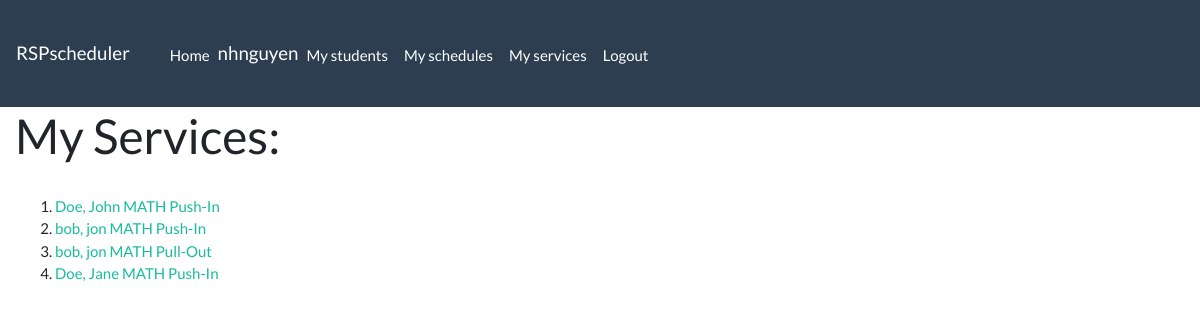
Before: /app/servicelist/ (signed in) with the older database file.
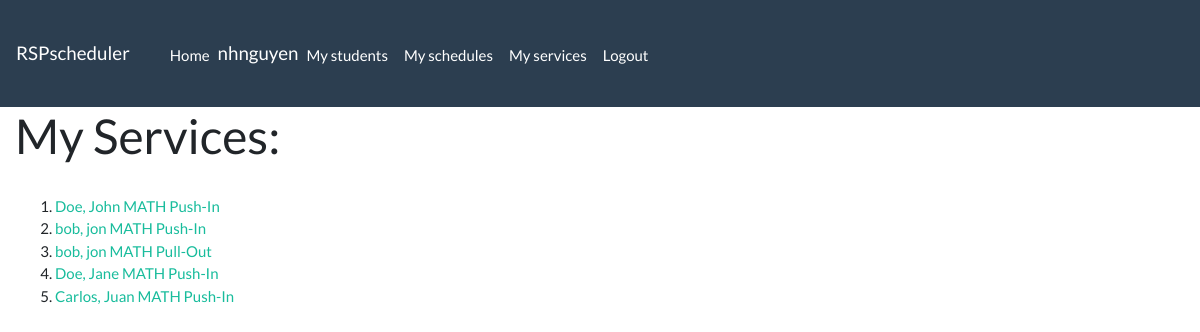
After: the same page with the newer database file.
### app/models.py (models this page shows, shortened)
class Service(models.Model):
    student = models.ForeignKey('Student', related_name='services', on_delete=models.SET_NULL, null=True)
    SUBJECTS = (
        ('MATH', 'Math'),
        ('ELA', 'ELA')
        )
    subject = models.CharField(
        max_length=4,
        choices=SUBJECTS,
        default=None,
        help_text='Subject'
        )
    SERVICES = (
        ('Push-In', 'Push-In'),
        ('Pull-Out', 'Pull-Out')
        )
    service_type = models.CharField(
        max_length=8,
        choices=SERVICES,
        default=None,
        help_text='Service type'
        )
    total_time_req = models.IntegerField(help_text='Enter total time required')
    satisfied = models.BooleanField(help_text='Check if this service has been satisfied')
    def __str__(self):
        return f'{str(self.student)}\n{self.subject} {self.service_type}'
    def get_absolute_url(self):
        return reverse('service-detail', args=[str(self.id)])

class Student(models.Model):
    first_name = models.CharField(max_length=20, help_text='Enter First Name')
    middle_name = models.CharField(max_length=20, null=True, blank=True, help_text='Enter Middle Name')
    last_name = models.CharField(max_length=20, help_text='Enter Last Name')
    teacher = models.ForeignKey(User, on_delete=models.CASCADE, null=True)
    serviced = models.BooleanField(default=False, help_text='Check if the services for this student have been completed')
    id = models.UUIDField(primary_key=True, default=uuid.uuid4, help_text='Unique ID for this student')
    class Meta:
        ordering = ['last_name', 'first_name']
    def __str__(self):
        return f'{self.last_name}, {self.first_name}'

### app/views.py (the view)
# urls.py: path('servicelist/', staff_member_required(views.ServiceListView.as_view()), name='service-list'),
class ServiceListView(LoginRequiredMixin, generic.ListView):
    login_url = '/accounts/login/'
    model = Service
    def get_queryset(self):
        return Service.objects.filter(student__teacher=self.request.user)   # double underscore allows us to find objects that span several relationships

### app/templates/app/service_list.html
{% extends "base_template.html" %}
{% block content %}
    <h1>My Services: </h1>
    <br>
    {% if service_list %}
    <ol>
        {% for service in service_list %}
            <li>
                <a href="{{service.get_absolute_url}}">{{service}}</a>
            </li>
        {% endfor %}
    </ol>
    {% endif %}
{% endblock %}

Changed rows visible on the page:
added Service: student+subject+service_type "Carlos, Juan MATH Push-In"
